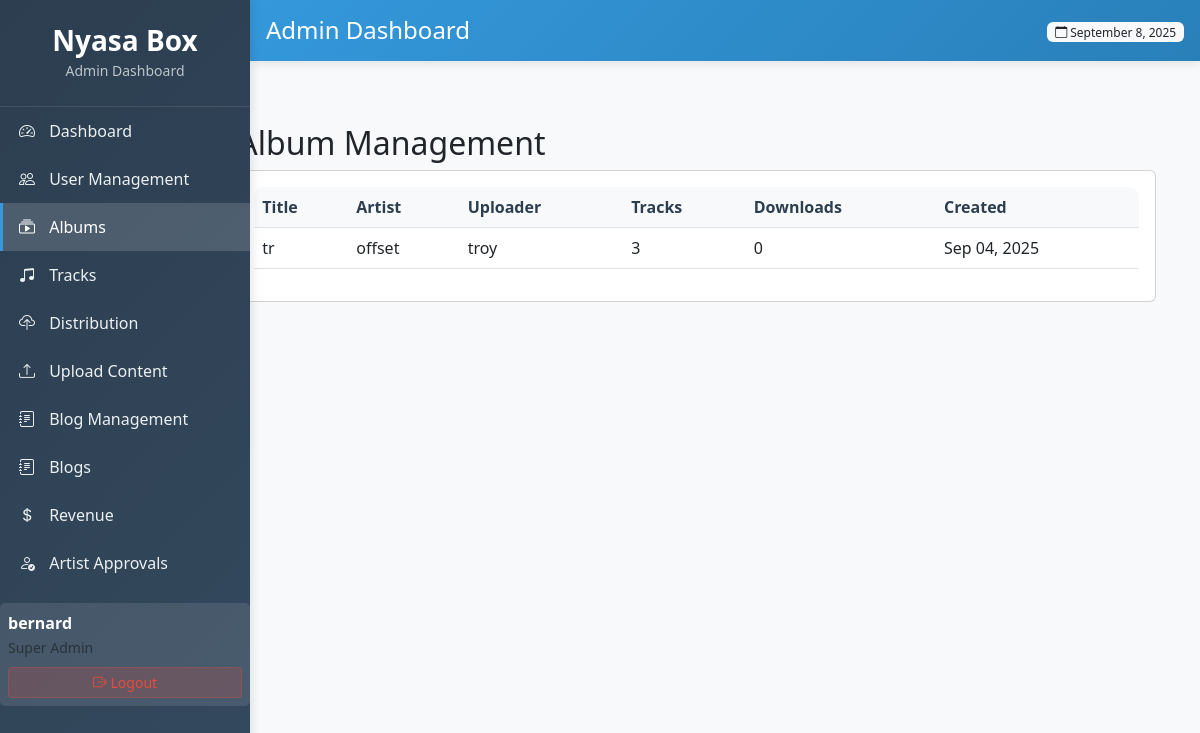
The page /adminxy/albums/ (signed in) on the database its author committed.
### core/models.py (models this page shows, shortened)
class Album(models.Model):
    title = models.CharField(max_length=200)
    slug = models.SlugField(unique=True, max_length=200)
    artist = models.CharField(max_length=200)
    genre = models.CharField(max_length=20, choices=GENRE_CHOICES)
    release_date = models.DateField()
    cover_art = models.ImageField(upload_to='album_covers/')
    description = models.TextField(blank=True)
    uploader = models.ForeignKey(User, on_delete=models.CASCADE)
    created_at = models.DateTimeField(auto_now_add=True)
    updated_at = models.DateTimeField(auto_now=True)
    downloads = models.PositiveIntegerField(default=0)
    class Meta:
        indexes = [
            models.Index(fields=['slug'], name='idx_album_slug'),
            models.Index(fields=['created_at'], name='idx_album_created_at'),
            models.Index(fields=['uploader'], name='idx_album_uploader'),
        ]

### core/admin_views.py (the view)
# urls.py: path('adminxy/albums/', admin_views.admin_albums, name='admin_albums'),
@login_required
@user_passes_test(is_admin)
def admin_albums(request):
    albums = Album.objects.select_related('uploader').order_by('-created_at')
    return render(request, 'peza/albums.html', {'albums': albums})

### core/admin_views.py (called while the page is built)
def is_admin(user):
    return user.is_authenticated and user.is_superuser

### core/templates/peza/albums.html
{% extends 'peza/base.html' %}
{% block content %}
<div class="container-fluid">
    <div class="row">
        <div class="col-md-9 col-lg-10 ms-auto">
            <div class="container-fluid mt-4">
                <h2>Album Management</h2>
                <div class="card">
                    <div class="card-body">
                        <div class="table-responsive">
                            <table class="table table-hover">
                                <thead>
                                    <tr>
                                        <th>Title</th>
                                        <th>Artist</th>
                                        <th>Uploader</th>
                                        <th>Tracks</th>
                                        <th>Downloads</th>
                                        <th>Created</th>
                                    </tr>
                                </thead>
                                <tbody>
                                    {% for album in albums %}
                                    <tr>
                                        <td>{{ album.title }}</td>
                                        <td>{{ album.artist }}</td>
                                        <td>{{ album.uploader.username }}</td>
                                        <td>{{ album.tracks.count }}</td>
                                        <td>{{ album.downloads }}</td>
                                        <td>{{ album.created_at|date:"M d, Y" }}</td>
                                    </tr>
                                    {% endfor %}
                                </tbody>
                            </table>
                        </div>
                    </div>
                </div>
            </div>
        </div>
    </div>
</div>
{% endblock %}

### core/templates/peza/base.html (shortened to what this page needs)
<!DOCTYPE html>
<html lang="en">
<head>
    <link href="https://cdn.jsdelivr.net/npm/bootstrap@5.3.0/dist/css/bootstrap.min.css" rel="stylesheet">
    <link rel="stylesheet" href="https://cdn.jsdelivr.net/npm/bootstrap-icons@1.10.0/font/bootstrap-icons.css">
</head>
<body>
    <div class="admin-sidebar">
        <div class="sidebar-brand">
            <h3>Nyasa Box</h3>
            <small class="text-muted">Admin Dashboard</small>
        </div>
        <div class="sidebar-nav">
            <ul class="nav flex-column">
                <li class="nav-item">
                    <a class="nav-link {% if request.resolver_match.url_name == 'admin_dashboard' %}active{% endif %}"
                       href="{% url 'admin_dashboard' %}">
                        <i class="bi bi-speedometer2"></i> Dashboard
                    </a>
                </li>
                <li class="nav-item">
                    <a class="nav-link {% if request.resolver_match.url_name == 'admin_users' %}active{% endif %}"
                       href="{% url 'admin_users' %}">
                        <i class="bi bi-people"></i> User Management
                    </a>
                </li>
                <li class="nav-item">
                    <a class="nav-link {% if request.resolver_match.url_name == 'admin_albums' %}active{% endif %}"
                       href="{% url 'admin_albums' %}">
                        <i class="bi bi-collection-play"></i> Albums
                    </a>
                </li>
                <li class="nav-item">
                    <a class="nav-link {% if request.resolver_match.url_name == 'admin_tracks' %}active{% endif %}"
                       href="{% url 'admin_tracks' %}">
                        <i class="bi bi-music-note-beamed"></i> Tracks
                    </a>
                </li>
                <li class="nav-item">
                    <a class="nav-link {% if request.resolver_match.url_name == 'admin_distribution_requests' %}active{% endif %}"
                       href="{% url 'admin_distribution_requests' %}">
                        <i class="bi bi-cloud-upload"></i> Distribution
                    </a>
                </li>
                <li class="nav-item">
                    <a class="nav-link {% if request.resolver_match.url_name == 'admin_upload_content' %}active{% endif %}"
                       href="{% url 'admin_upload_content' %}">
                        <i class="bi bi-upload"></i> Upload Content
                    </a>
                </li>
                <li class="nav-item">
                    <a class="nav-link {% if request.resolver_match.url_name == 'admin_blog_management' %}active{% endif %}"
                       href="{% url 'admin_blog_management' %}">
                        <i class="bi bi-journal-text"></i> Blog Management
                    </a>
                </li>
                  <li class="nav-item">
                    <a class="nav-link {% if request.resolver_match.url_name == 'create_blog' %}active{% endif %}"
                       href="{% url 'create_blog' %}">
                        <i class="bi bi-journal-text"></i> Blogs
                    </a>
                </li>
                <li class="nav-item">
                    <a class="nav-link {% if request.resolver_match.url_name == 'admin_revenue' %}active{% endif %}"
                       href="{% url 'admin_revenue' %}">
                        <i class="bi bi-currency-dollar"></i> Revenue
                    </a>
                </li>
                <li class="nav-item">
                    <a class="nav-link {% if request.resolver_match.url_name == 'admin_artist_approvals' %}active{% endif %}"
                       href="{% url 'admin_artist_approvals' %}">
                        <i class="bi bi-person-check"></i> Artist Approvals
                    </a>
                </li>
            </ul>
        </div>
        <div class="user-info">
            <div class="d-flex align-items-center">
                <div class="flex-grow-1">
                    <strong>{{ user.username }}</strong>
                    <br>
                    <small class="text-muted">Super Admin</small>
                </div>
            </div>
            <form method="post" action="{% url 'logout' %}" class="mt-2">
                <button type="submit" class="btn btn-sm logout-btn w-100">
                    <i class="bi bi-box-arrow-right"></i> Logout
                </button>
            </form>
        </div>
    </div>
    <div class="admin-header">
        <div class="d-flex justify-content-between align-items-center">
            <h4 class="mb-0">
                {% block page_title %}Admin Dashboard{% endblock %}
            </h4>
            <div>
                <span class="badge bg-light text-dark">
                    <i class="bi bi-calendar"></i> {% now "F j, Y" %}
                </span>
            </div>
        </div>
    </div>
    <div class="admin-content">
        {% block content %}{% endblock %}
    </div>
</body>
</html>

### core/templates/peza/base.html (style rules this page uses)
body { background-color: #f8f9fa; font-family: 'Segoe UI', Tahoma, Geneva, Verdana, sans-serif; }
.admin-sidebar { background: linear-gradient(135deg, #2c3e50, #34495e); color: white; height: 100vh; position: fixed; left: 0; top: 0; width: 250px; z-index: 1000; box-shadow: 2px 0 10px rgba(0,0,0,0.1); }
.admin-header { background: linear-gradient(135deg, #3498db, #2980b9); color: white; padding: 1rem; margin-left: 0px; position: fixed; top: 0; right: 0; left: 250px; z-index: 999; box-shadow: 0 2px 10px rgba(0,0,0,0.1); }
.admin-content { margin-left: 0px; margin-top: 80px; padding: 20px; min-height: calc(100vh - 80px); }
.sidebar-brand { padding: 1.5rem 1rem; border-bottom: 1px solid rgba(255,255,255,0.1); text-align: center; }
.sidebar-brand h3 { margin: 0; font-weight: 600; }
.sidebar-brand .text-muted { color: #bdc3c7 !important; }
.nav-link { color: #ecf0f1; padding: 0.75rem 1rem; border-left: 3px solid transparent; transition: all 0.3s ease; }
.nav-link.active { background-color: rgba(255,255,255,0.15); border-left-color: #3498db; color: #ffffff; }
.nav-link i { width: 20px; margin-right: 10px; }
.table-responsive { border-radius: 10px; overflow: hidden; }
.table th { background-color: #f8f9fa; border-top: none; font-weight: 600; color: #2c3e50; }
.badge { font-weight: 500; }
.user-info { background: rgba(255,255,255,0.1); border-radius: 5px; padding: 0.5rem; margin-top: 1rem; }
.logout-btn { background: rgba(231, 76, 60, 0.2); border: 1px solid rgba(231, 76, 60, 0.3); color: #e74c3c; }

### rows shown on the page
Album: title "tr", artist "offset", uploader.username "troy", tracks.count "3", downloads "0", created_at "Sep 04, 2025"

### other values the page prints
{{ user.username }} "bernard"
